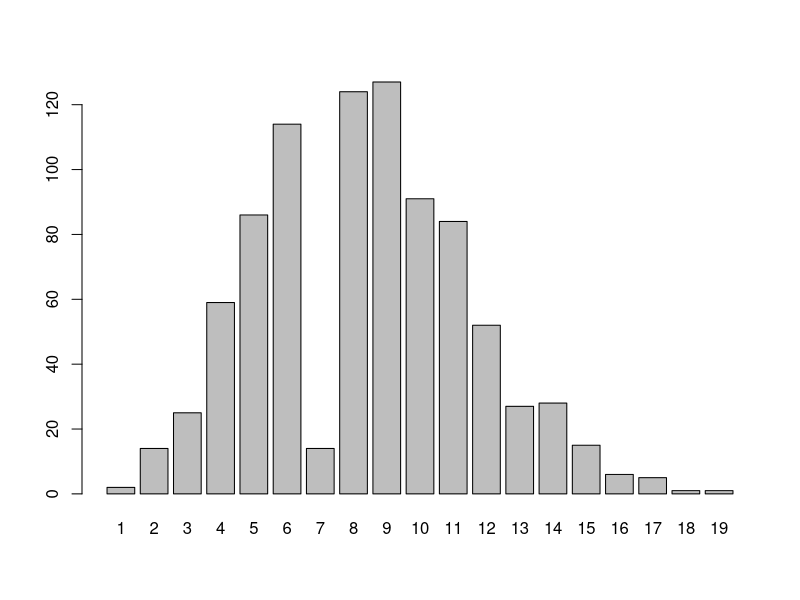
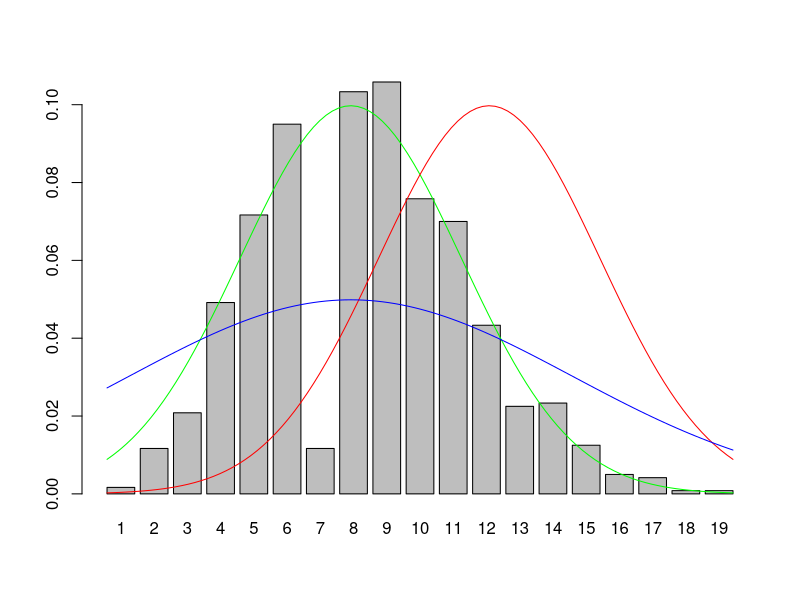
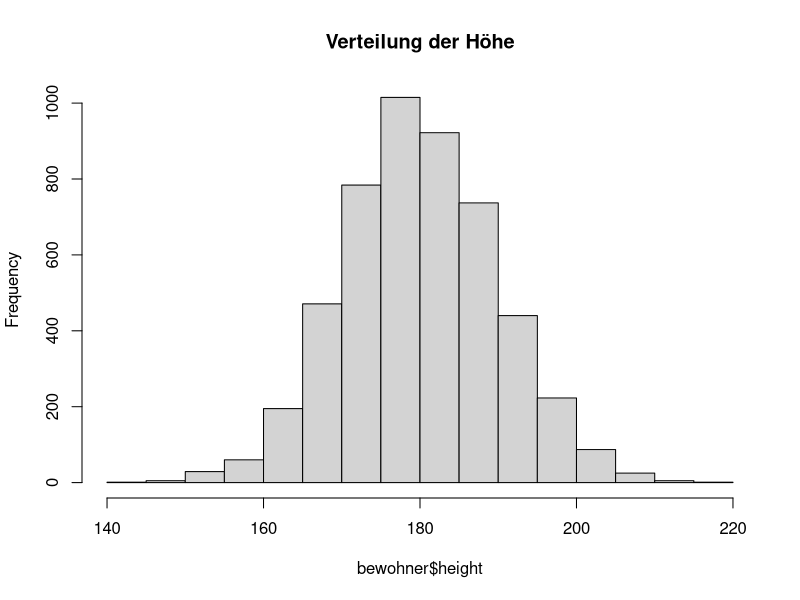
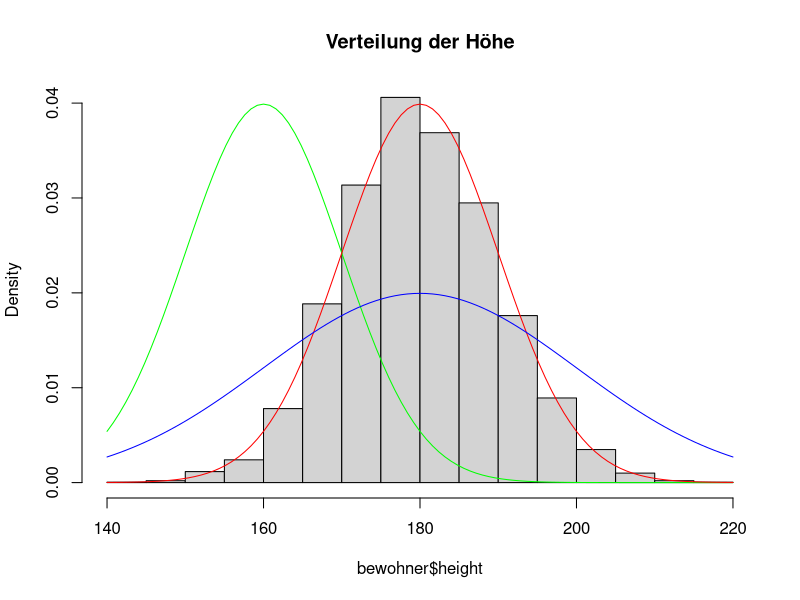

Write R code to recreate these figures, in order.
# read data
setwd("~/Desktop/uni/Mathe3/uebung4")

# Lade daten von ulf, plotte sie als Bar Plot
ulf <- read.csv("ulfs_cafe.csv", header=TRUE, sep=",")
barplot(ulf$occurence, names.arg = ulf$student_count)
# plotte Poisson Verteilungen mit verschiedenen Paramtern
# 1200 ist beliebig gewählter Skalierungsfaktor, um den Bar
#  plot visuell auf "Höhe" der Poisson Verteilungen zu bringen
barplot(ulf$occurence / 1200, names.arg = ulf$student_count) 
curve(dnorm(x,9,4), add = TRUE, col = "green")
curve(dnorm(x,14,4), add = TRUE, col = "red")
curve(dnorm(x,9,8), add = TRUE, col = "blue")

# bewohner
bewohner <- read.csv("bewohner_grossdorf.csv", header = TRUE, sep = ",")
hist(bewohner$height, breaks = 20, main = "Verteilung der Höhe")

# Plotte verschiedene Normalverteilungen (Aufgabe 4.4c)
# freq=FALSE weil wir es normiert haben wollen auf Höhe der Dichtefunktion
hist(bewohner$height, breaks = 20, main = "Verteilung der Höhe", freq = FALSE)
curve(dnorm(x,160,10), add = TRUE, col = "green")
curve(dnorm(x,180,10), add = TRUE, col = "red")
curve(dnorm(x,180,20), add = TRUE, col = "blue")
